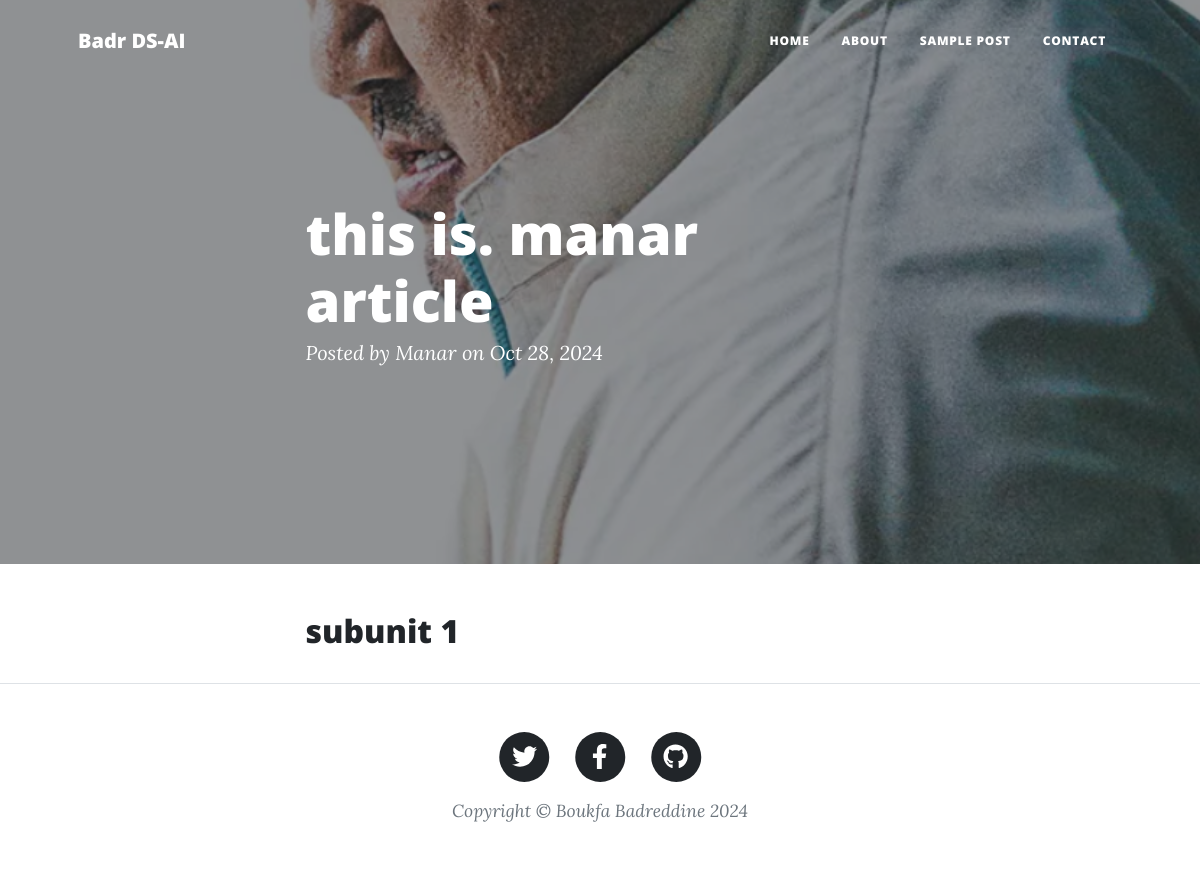
Page /blog_post_detail/13/ on the committed database.
### blog/models.py (models this page shows, shortened)
class BlogPost(models.Model):
    title = models.CharField(max_length=255)
    author = models.CharField(max_length=255)
    publish_date = models.DateField(auto_now_add=True)
    read_time = models.IntegerField()
    tag = models.CharField(max_length=50)
    content = models.TextField(default="Default content")
    featured = models.BooleanField(default=False)

class BlogPostImage(models.Model):
    blog_post = models.ForeignKey(BlogPost, related_name='images', on_delete=models.CASCADE)
    image = models.ImageField(upload_to='blog_images/')
    alt_text = models.CharField(max_length=255, blank=True, null=True)

class BlogPostSection(models.Model):
    blog_post = models.ForeignKey(BlogPost, on_delete=models.CASCADE, related_name='sections')
    subtitle = models.CharField(max_length=255, blank=True, null=True)
    order = models.PositiveIntegerField(default=0)
    class Meta:
        ordering = ['order']

### blog/views.py (the view)
# urls.py: path('blog_post_detail/<int:post_id>/', views.blog_post_detail, name='blog_post_detail'),
def blog_post_detail(request, post_id):
    post = get_object_or_404(BlogPost, id=post_id)
    return render(request, 'blog/blog_post_detail.html', {'post': post})

### templates/blog/blog_post_detail.html (shortened to what this page needs)
{% extends 'base.html' %}
{% block content %}
<header class="masthead" style="background-image: url('{% if post.images.first %}{{ post.images.first.image.url }}{% endif %}')">
    <div class="container position-relative px-4 px-lg-5">
        <div class="row gx-4 gx-lg-5 justify-content-center">
            <div class="col-md-10 col-lg-8 col-xl-7">
                <div class="post-heading">
                    <h1>{{ post.title }}</h1>
                    <span class="meta">Posted by {{ post.author }} on {{ post.publish_date|date:"M d, Y" }}</span>
                </div>
            </div>
        </div>
    </div>
</header>
<article class="mb-4">
    <div class="container px-4 px-lg-5">
        <div class="row gx-4 gx-lg-5 justify-content-center">
            <div class="col-md-10 col-lg-8 col-xl-7">
                {% for section in post.sections.all %}
                    <h2>{{ section.subtitle }}</h2>
                {% endfor %}
            </div>
        </div>
    </div>
</article>
{% endblock %}

### rows in the picture
BlogPost: images.first.image (picture), title "this is. manar article", author "Manar", publish_date "Oct 28, 2024"
BlogPostSection: subtitle "subunit 1"
